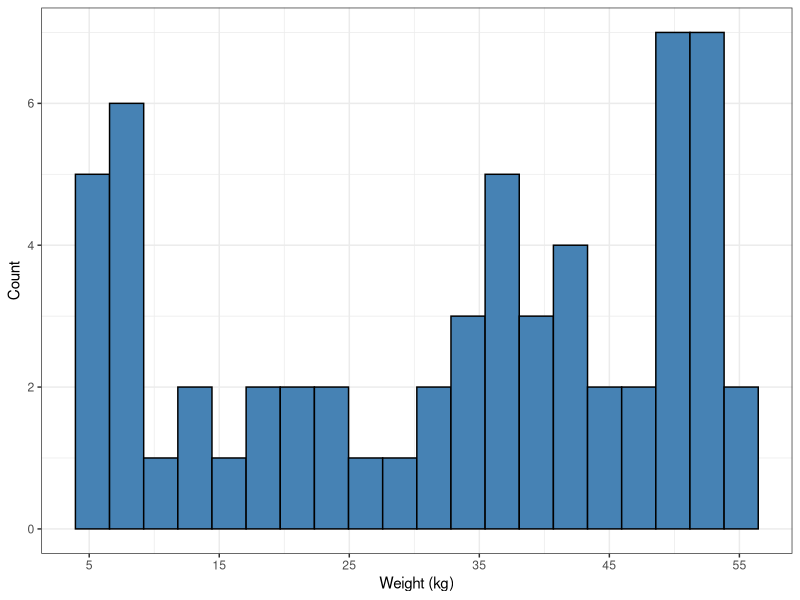
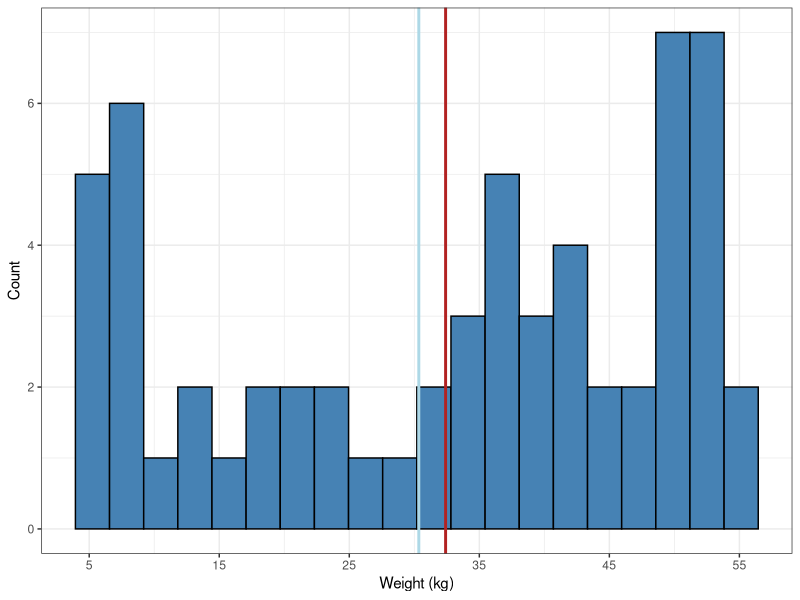
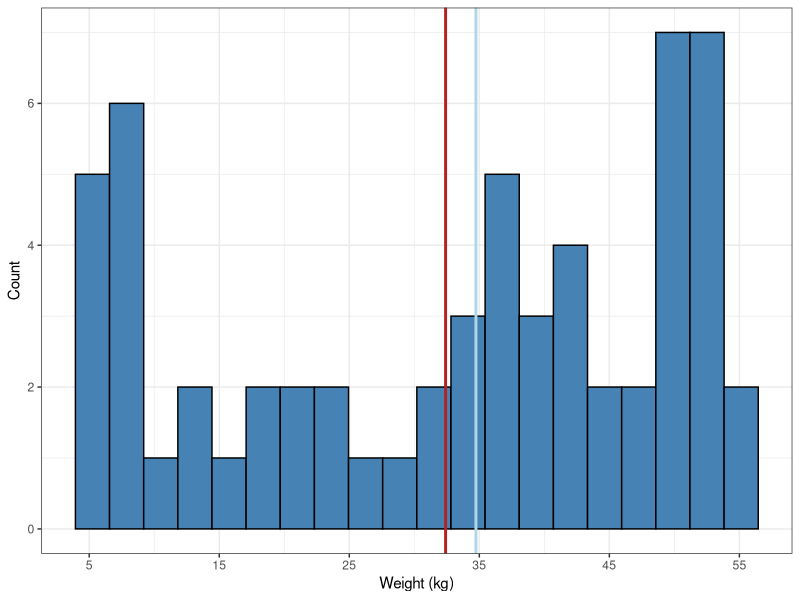
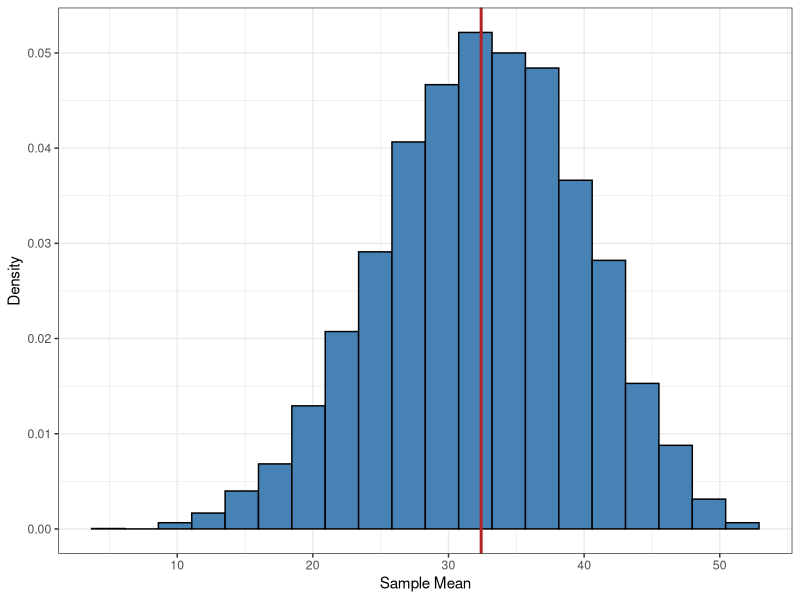
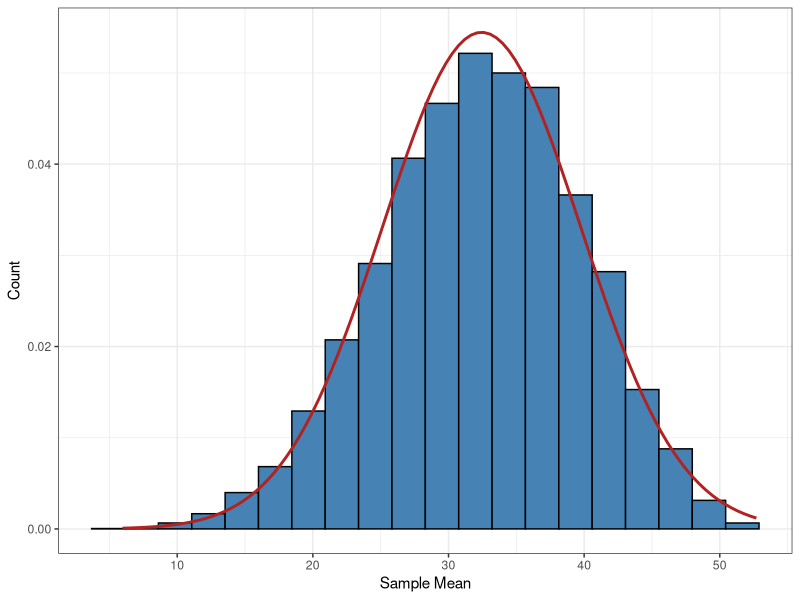
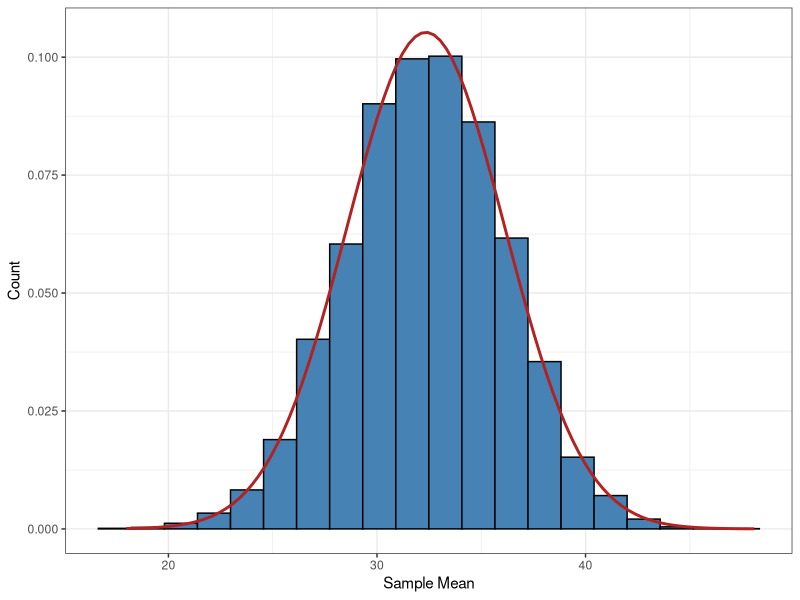
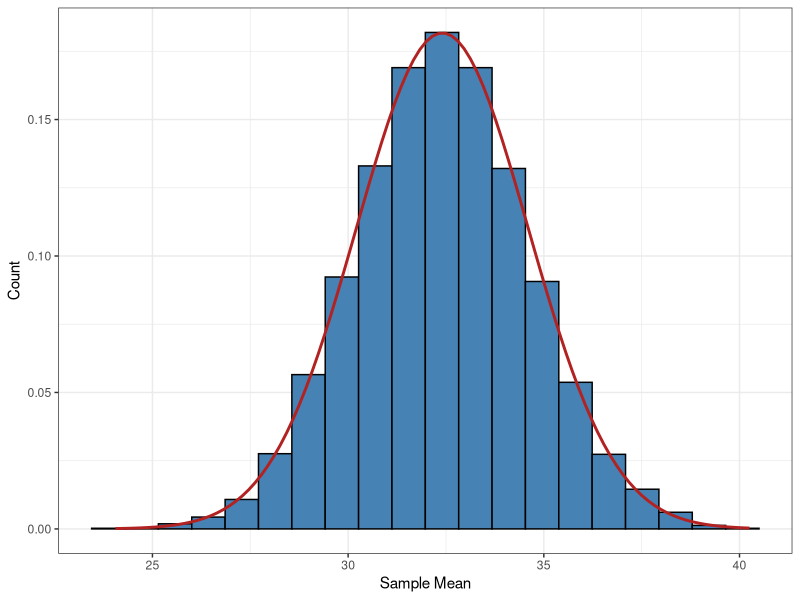
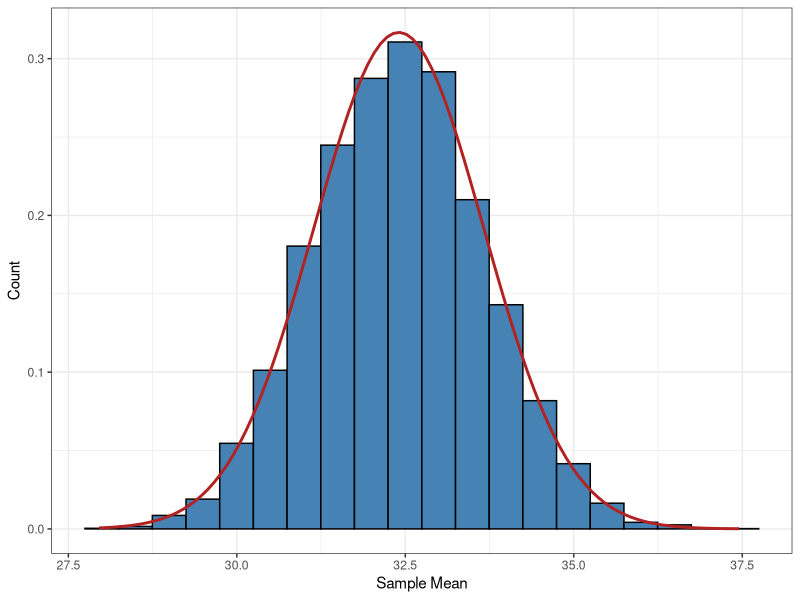

The R script that drew these images, in order:
## ---- chunk 1
#| include: FALSE

require(tidyverse)

options(scipen = 999)


set.seed(5)
# 
# wolves <-
#   tibble(
#     ID = 1:60,
#     # Draw 100 values from the beta distribution between 5 and 60 kg, shifted more towards higher values
#     weight = rbeta(n = 60, .5, .5) * 50 + 5
#   )
# 
# write_csv(wolves, file = "wolves2023.csv")

## ---- chunk 2
#| message: false

wolves <- read_csv("wolves2023.csv")

wolves |> 
  ggplot() + 
  aes(x = weight) + 
  geom_histogram(
    bins = 20,
    fill = "steelblue", 
    color = "black"
  ) + 
  theme_bw() +
  scale_x_continuous(breaks = seq(5, 60, by = 10)) +
  labs(x = "Weight (kg)", y = "Count")

## ---- chunk 3

# Draws a sample of size 5 
wolvesSample <- 
  wolves |> 
  slice_sample(n = 5)

# Visualizes the population distribution, its mean and the sample mean
wolves |> 
  ggplot() + 
  aes(x = weight) + 
  geom_histogram(
    bins = 20,
    fill = "steelblue", 
    color = "black"
  ) + 
  theme_bw() +
  scale_x_continuous(breaks = seq(5, 60, by = 10)) +
  labs(x = "Weight (kg)", y = "Count") +
  # Adds the population mean
  geom_vline(
    xintercept = mean(wolves$weight), 
    color = "firebrick", 
    linewidth = 1
  ) + 
  # Adds the sample mean
  geom_vline(
    xintercept = mean(wolvesSample$weight), 
    color = "lightblue", 
    linewidth = 1
  )

## ---- chunk 4
#| echo: FALSE

wolvesSample2 <- 
  wolves |> 
  slice_sample(n = 5)

wolves |> 
  ggplot() + 
  aes(x = weight) + 
  geom_histogram(
    bins = 20,
    fill = "steelblue", 
    color = "black"
  ) + 
  theme_bw() +
  scale_x_continuous(breaks = seq(5, 60, by = 10)) +
  labs(x = "Weight (kg)", y = "Count") +
  # Adds the population mean
  geom_vline(
    xintercept = mean(wolves$weight), 
    color = "firebrick", 
    linewidth = 1
  ) + 
  # Adds the sample mean
  geom_vline(
    xintercept = mean(wolvesSample2$weight), 
    color = "lightblue", 
    linewidth = 1
  ) 

## ---- chunk 5

drawSample <- function(wolves, n){
  # Draw a sample of size n
  sample <- 
    wolves |> 
    slice_sample(n = n)
  
  # Calculate sample mean
  mean <- 
    sample$weight |> 
    mean()
  
  # Return the value
  return(mean)
}

## ---- chunk 6

# Runs the function drawSample 10 000 times and returns a vector of all sample means.
sampleMeans <- 
  replicate(
    n = 10000,
    expr = drawSample(wolves, n = 5)
  )
  
sampleMeans |> 
  tibble() |> 
  ggplot() +
  # Changes the y-axis to density instead of absolute frequencies
  aes(x = sampleMeans) + 
  geom_histogram(
    aes(y = after_stat(density)),
    bins = 20, 
    fill = "steelblue", 
    color = "black"
  ) + 
  theme_bw() +
  # Adds the population mean
  geom_vline(
    xintercept = mean(wolves$weight), 
    color = "firebrick", 
    linewidth = 1
  ) + 
  labs(x = "Sample Mean", y = "Density")

## ---- chunk 7

sampleMeans |> 
  tibble() |> 
  ggplot() +
  aes(x = sampleMeans) + 
  geom_histogram(
    aes(y = after_stat(density)),
    bins = 20, 
    fill = "steelblue", 
    color = "black"
  ) + 
  theme_bw() +
  labs(x = "Sample Mean", y = "Count") +
  # Adds the normal distribution curve
  geom_function(
    fun = dnorm, 
    color = "firebrick",
    linewidth = 1,
    args = list(mean = mean(sampleMeans), sd = sd(sampleMeans))
  )
  

## ---- chunk 8
sampleMeans <- 
  replicate(
    n = 10000,
    expr = drawSample(wolves, n = 15)
  )

sampleMeans |> 
  tibble() |> 
  ggplot() +
  aes(x = sampleMeans) + 
  geom_histogram(
    aes(y = after_stat(density)),
    bins = 20, 
    fill = "steelblue", 
    color = "black"
  ) + 
  theme_bw() +
  labs(x = "Sample Mean", y = "Count") +
  # Adds the normal distribution curve
  geom_function(
    fun = dnorm, 
    color = "firebrick",
    linewidth = 1,
    args = list(mean = mean(sampleMeans), sd = sd(sampleMeans))
  )

## ---- chunk 9
#| echo: FALSE

sampleMeans <- 
  replicate(
    n = 10000,
    expr = drawSample(wolves, n = 30)
  )

sampleMeans |> 
  tibble() |> 
  ggplot() +
  aes(x = sampleMeans) + 
  geom_histogram(
    aes(y = after_stat(density)),
    bins = 20, 
    fill = "steelblue", 
    color = "black"
  ) + 
  theme_bw() +
  labs(x = "Sample Mean", y = "Count") +
  # Adds the normal distribution curve
  geom_function(
    fun = dnorm, 
    color = "firebrick",
    linewidth = 1,
    args = list(mean = mean(sampleMeans), sd = sd(sampleMeans))
  )
## ---- chunk 10
#| echo: FALSE

sampleMeans <- 
  replicate(
    n = 10000,
    expr = drawSample(wolves, n = 45)
  )

sampleMeans |> 
  tibble() |> 
  ggplot() +
  aes(x = sampleMeans) + 
  geom_histogram(
    aes(y = after_stat(density)),
    bins = 20, 
    fill = "steelblue", 
    color = "black"
  ) + 
  theme_bw() +
  labs(x = "Sample Mean", y = "Count") +
  # Adds the normal distribution curve
  geom_function(
    fun = dnorm, 
    color = "firebrick",
    linewidth = 1,
    args = list(mean = mean(sampleMeans), sd = sd(sampleMeans))
  )
